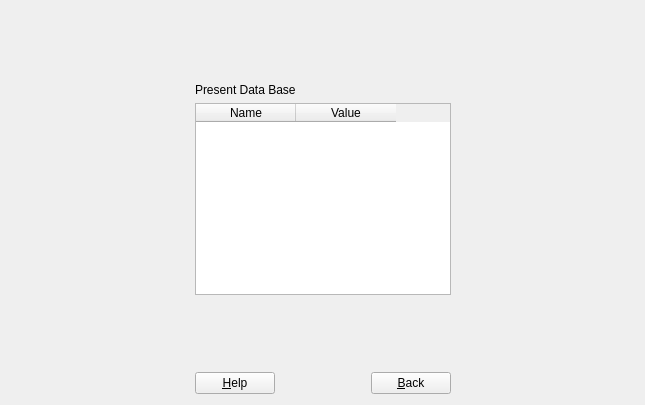
<ui version="4.0" >
 <class>GuiShowBankData</class>
 <widget class="QWidget" name="GuiShowBankData" >
  <property name="geometry" >
   <rect>
    <x>0</x>
    <y>0</y>
    <width>645</width>
    <height>405</height>
   </rect>
  </property>
  <property name="windowTitle" >
   <string>GuiShowBankData</string>
  </property>
  <layout class="QHBoxLayout" >
   <property name="margin" >
    <number>11</number>
   </property>
   <property name="spacing" >
    <number>6</number>
   </property>
   <item>
    <spacer>
     <property name="orientation" >
      <enum>Qt::Horizontal</enum>
     </property>
     <property name="sizeType" >
      <enum>QSizePolicy::Expanding</enum>
     </property>
     <property name="sizeHint" >
      <size>
       <width>20</width>
       <height>20</height>
      </size>
     </property>
    </spacer>
   </item>
   <item>
    <layout class="QVBoxLayout" >
     <property name="margin" >
      <number>0</number>
     </property>
     <property name="spacing" >
      <number>6</number>
     </property>
     <item>
      <spacer>
       <property name="orientation" >
        <enum>Qt::Vertical</enum>
       </property>
       <property name="sizeType" >
        <enum>QSizePolicy::Expanding</enum>
       </property>
       <property name="sizeHint" >
        <size>
         <width>20</width>
         <height>40</height>
        </size>
       </property>
      </spacer>
     </item>
     <item>
      <layout class="QVBoxLayout" >
       <property name="margin" >
        <number>0</number>
       </property>
       <property name="spacing" >
        <number>6</number>
       </property>
       <item>
        <widget class="QLabel" name="textLabel2" >
         <property name="sizePolicy" >
          <sizepolicy>
           <hsizetype>7</hsizetype>
           <vsizetype>5</vsizetype>
           <horstretch>0</horstretch>
           <verstretch>0</verstretch>
          </sizepolicy>
         </property>
         <property name="text" >
          <string>&lt;p align="left">Present Data Base&lt;/p></string>
         </property>
         <property name="alignment" >
          <set>Qt::AlignCenter</set>
         </property>
         <property name="wordWrap" >
          <bool>true</bool>
         </property>
        </widget>
       </item>
      </layout>
     </item>
     <item>
      <widget class="QTableWidget" name="tableWidget" >
       <column>
        <property name="text" >
         <string>Name</string>
        </property>
       </column>
       <column>
        <property name="text" >
         <string>Value</string>
        </property>
       </column>
      </widget>
     </item>
     <item>
      <spacer>
       <property name="orientation" >
        <enum>Qt::Vertical</enum>
       </property>
       <property name="sizeType" >
        <enum>QSizePolicy::Expanding</enum>
       </property>
       <property name="sizeHint" >
        <size>
         <width>20</width>
         <height>20</height>
        </size>
       </property>
      </spacer>
     </item>
     <item>
      <layout class="QHBoxLayout" >
       <property name="margin" >
        <number>0</number>
       </property>
       <property name="spacing" >
        <number>6</number>
       </property>
       <item>
        <widget class="QPushButton" name="buttonHelp" >
         <property name="text" >
          <string>&amp;Help</string>
         </property>
         <property name="shortcut" >
          <string>Alt+H</string>
         </property>
        </widget>
       </item>
       <item>
        <spacer>
         <property name="orientation" >
          <enum>Qt::Horizontal</enum>
         </property>
         <property name="sizeType" >
          <enum>QSizePolicy::Expanding</enum>
         </property>
         <property name="sizeHint" >
          <size>
           <width>40</width>
           <height>20</height>
          </size>
         </property>
        </spacer>
       </item>
       <item>
        <widget class="QPushButton" name="buttonBack" >
         <property name="text" >
          <string>&amp;Back</string>
         </property>
         <property name="shortcut" >
          <string>Alt+B</string>
         </property>
        </widget>
       </item>
      </layout>
     </item>
    </layout>
   </item>
   <item>
    <spacer>
     <property name="orientation" >
      <enum>Qt::Horizontal</enum>
     </property>
     <property name="sizeType" >
      <enum>QSizePolicy::Expanding</enum>
     </property>
     <property name="sizeHint" >
      <size>
       <width>20</width>
       <height>20</height>
      </size>
     </property>
    </spacer>
   </item>
  </layout>
 </widget>
 <layoutdefault spacing="6" margin="11" />
 <pixmapfunction>qPixmapFromMimeSource</pixmapfunction>
 <resources/>
 <connections/>
</ui>
